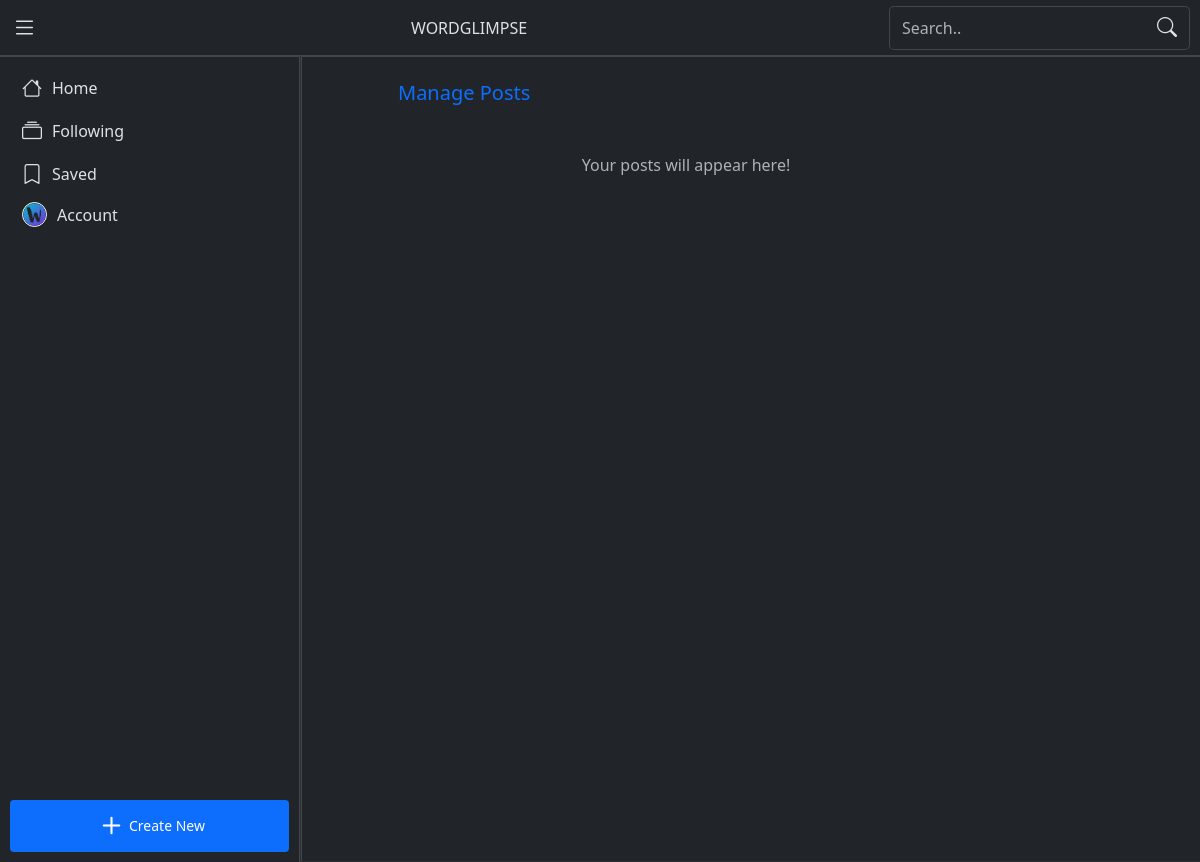
/posts/manage (signed in), run on an earlier commit of the app's database.
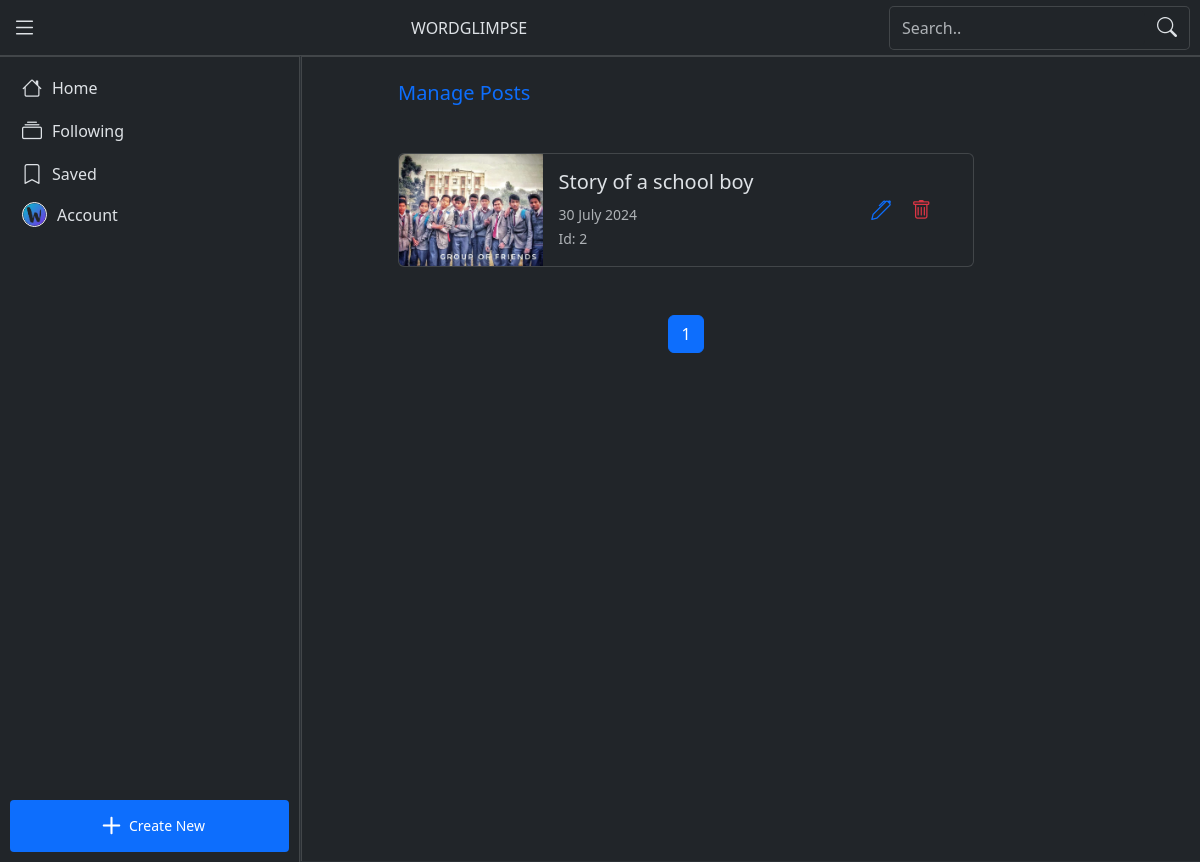
And on a later commit of the database.
### tables this page shows
CREATE TABLE users (
    id INTEGER NOT NULL PRIMARY KEY,
    fname TEXT NOT NULL,
    lname TEXT,
    email TEXT NOT NULL UNIQUE,
    password TEXT NOT NULL, -- hashed password
    avatar TEXT,
    cover TEXT,
    bio TEXT,
    profession TEXT,
    public_email TEXT, -- Visiable email in profile
    username TEXT UNIQUE,
    -- Social media
    facebook TEXT,
    github TEXT,
    linkedin TEXT,
    instagram TEXT,
    twitter TEXT,
    website TEXT,
    -- Account Info
    created_at DATETIME NOT NULL DEFAULT CURRENT_TIMESTAMP,
    last_active DATETIME,
    -- Settings
    offer_messaging INTEGER DEFAULT 1, -- INTEGER 0 for no or 1 for yes
    post_reported_times INTEGER DEFAULT 0 -- Times reported post by other users
);

CREATE TABLE posts (
    id INTEGER NOT NULL PRIMARY KEY,
    user_id INTEGER NOT NULL,
    image TEXT NOT NULL,
    title TEXT NOT NULL,
    category TEXT NOT NULL,
    content TEXT NOT NULL,
    created_at DATETIME NOT NULL DEFAULT CURRENT_TIMESTAMP,
    FOREIGN KEY(user_id) REFERENCES users(id) ON DELETE CASCADE
);

### user/main.py (the view)
@main_bp.route("/posts/manage")
@login_required
def manage_posts():
    page = int(request.args.get('page', 1))
    offset = (int(page) - 1) * 10
    posts = db.execute("SELECT * FROM posts WHERE user_id = ? ORDER BY created_at DESC LIMIT 10 OFFSET ?", session["user_id"], offset)
    total_posts = db.execute("SELECT COUNT(id) AS total FROM posts WHERE user_id = ?", session["user_id"])
    total_pages = (total_posts[0]["total"] + 9) // 10  # Calculate total number of pages
    return render_template("manage_posts.html", posts=posts, page=page, total_pages=total_pages)

### app.py (called while the page is built)
@app.after_request
def after_request(response):
    response.headers["Cache-Control"] = "no-cache, no-store, must-revalidate"
    response.headers["Expires"] = 0
    response.headers["Pragma"] = "no-cache"
    return response

@app.template_filter('format_date')
def format_date(d):
    d = datetime.strptime(d, '%Y-%m-%d %H:%M:%S')
    return d.strftime('%d %B %Y')

@app.context_processor
def inject_user():
    if session.get("user_id") is None:
            return dict(categories=CATEGORIES)
    users = db.execute("SELECT * FROM users WHERE id = ?", session["user_id"])
    if len(users) == 0:
        """If user is not found, logout"""
        session.clear()
        return redirect("/")
    return dict(categories=CATEGORIES, user=users[0])

### user/helpers.py (called while the page is built)
def login_required(f):
    @wraps(f)
    def decorated_function(*args, **kwargs):
        if session.get("user_id") is None:
            return redirect("/login")
        return f(*args, **kwargs)
    return decorated_function

### templates/manage_posts.html (shortened to what this page needs)
{% extends "layout.html" %}
{% block content %}
    <section class="middle-content p-2">
        <div class="middle-content-small">
            <h5 class="mb-5 mt-3 text-primary">Manage Posts</h5>
            {% if posts %}
                <div class="mb-5">
                    {% for post in posts %}
                        <div class="card mb-3">
                            <div class="row g-0">
                                <div class="col-3">
                                    <a href="/post/{{ post.id }}">
                                        <img src="{{ post.image }}" class="img-fluid h-100 object-fit-cover rounded-start" alt="Image">
                                    </a>
                                </div>
                                <div class="col-6">
                                    <div class="card-body">
                                        <h5 class="card-title text-truncate">{{ post.title }}</h5>
                                        <p class="card-text">
                                            <small class="text-muted">{{ post.created_at|format_date }}</small>
                                            <br>
                                            <small class="text-muted">Id: {{ post.id }}</small>
                                        </p>
                                    </div>
                                </div>
                                <div class="col-3 d-flex flex-row justify-content-center align-items-center gap-1">
                                    <button type="button" class="btn btn-sm" data-bs-toggle="modal" data-bs-target="#updatePostModal" onclick="edit_post({{ post }})" title="Edit">
                                        <i class="bi bi-pen text-primary"></i>
                                    </button>
                                    <button type="button" class="btn btn-sm" data-bs-toggle="modal" data-bs-target="#deletePostModal" onclick="delete_post('{{ post.id }}')" title="Delete">
                                        <i class="bi bi-trash text-danger"></i>
                                    </button>
                                </div>
                            </div>
                        </div>
                    {% endfor %}
                </div>
                <div class="d-flex justify-content-center mt-3">
                    <nav aria-label="Page navigation example">
                        <ul class="pagination">
                                <li class="page-item active"><a class="page-link" href="#">{{ page }}</a></li>
                        </ul>
                    </nav>
                </div>
            {% else %}
                <p class="text-center text-body-secondary text-small">Your posts will appear here!</p>
            {% endif %}
        </div>
    </section>
{% endblock %}

### templates/layout.html (shortened to what this page needs)
{% extends 'base.html' %}
{% block body %}
    <header class="fixed-top bg-body d-flex flex-row justify-content-between align-items-center">
        <button type="button" class="btn" title="Menu" data-bs-toggle="offcanvas" data-bs-target="#leftMenu" aria-controls="leftMenu">
            <i class="bi bi-list" style="font-size:25px;"></i>
        </button>
        <a href="/" title="Wordglimpse" class="navbar-brand">WORDGLIMPSE</a>
        <div class="d-none d-sm-inline-block" id="searchContainer">
            <form action="/search" method="get" class="bg-body d-flex flex-row align-items-center" id="searchForm">
                <input class="form-control" type="search" name="q" id="searchInput" placeholder="Search.." autocomplete="off" autofocus>
                <button type="submit" class="btn" title="Search">
                    <i class="bi bi-search"></i>
                </button>
            </form>
        </div>
    </header>
    <main class="tab-content main bg-body" id="mainTabContent">
        <div class="tab-pane fade" id="content-tab-pane" role="tabpanel" aria-labelledby="content-tab" tabindex="0">
            {% block content %}{% endblock %}
        </div>
    </main>
    <nav class="sidenav-md-left d-block d-md-flex flex-column justify-content-between bg-body">
        <div class="bottom-nav bg-body" role="tablist">
            <button class="btn active" type="button" title="Home" id="home-tab" data-bs-toggle="tab" data-bs-target="#home-tab-pane" role="tab" aria-controls="home-tab-pane" aria-selected="false" onclick="load_content('/')">
                <i class="bi bi-house"></i>
                <span>Home</span>
            </button>
            <button class="btn" type="button" title="Following" {% if user %} id="following-tab" data-bs-toggle="tab" data-bs-target="#following-tab-pane" role="tab" aria-controls="following-tab-pane" aria-selected="true" onclick="load_content('/following')" {% else %} data-bs-toggle="modal" data-bs-target="#loginRequiredModal" {%endif %}>
                <i class="bi bi-collection"></i>
                <span>Following</span>
            </button>
            <button class="btn" type="button" title="Saved" {% if user %} id="saved-tab" data-bs-toggle="tab"
                data-bs-target="#saved-tab-pane" role="tab" aria-controls="saved-tab-pane" aria-selected="true"
                onclick="load_content('/saved')" {% else %} data-bs-toggle="modal" data-bs-target="#loginRequiredModal" {%
                endif %}>
                <i class="bi bi-bookmark"></i>
                <span>Saved</span>
            </button>
            <button class="btn" type="button" title="Account" {% if user %} data-bs-toggle="offcanvas"
                data-bs-target="#sideNav" aria-controls="sideNav" {% else %} data-bs-toggle="modal"
                data-bs-target="#loginRequiredModal" {% endif %}>
                {% if user %}
                    <img src="{% if user.avatar %}{{ user.avatar }}{% else %}/static/image/user.png{% endif %}" title="Account">
                {% else %}
                    <i class="bi bi-person-circle"></i>
                {% endif %}
                <span>Account</span>
            </button>
        </div>
        <div class="d-none d-md-flex justify-content-center align-items-center">
            <button class="btn btn-sm p-0 btn-primary d-flex justify-content-center align-items-center" type="button"
                title="Create New" style="width:100%;max-width: 300px;" {% if user %} data-bs-toggle="offcanvas"
                data-bs-target="#newPostCard" aria-controls="newPostCard" {% else %} data-bs-toggle="modal"
                data-bs-target="#loginRequiredModal" {% endif %}>
                <i class="bi bi-plus" style="font-size:35px;"></i>
                <span>Create New</span>
            </button>
        </div>
    </nav>
{% endblock %}

### templates/base.html (shortened to what this page needs)
<!DOCTYPE html>
<html lang="en">
<head>
    <link rel="stylesheet" href="https://cdn.jsdelivr.net/npm/bootstrap-icons@1.11.3/font/bootstrap-icons.min.css">
    <link href="https://cdn.jsdelivr.net/npm/bootstrap@5.3.3/dist/css/bootstrap.min.css" rel="stylesheet">
    <link rel="stylesheet" href="/static/css/styles.css">
</head>
<body class="{% block bgColor %}bg-body-tertiary{% endblock %}" data-bs-theme="light">
    {% block body %}{% endblock %}
</body>
</html>

### static/css/styles.css (style rules this page uses)
* { -ms-overflow-style: none; scrollbar-width: none; }
.bi { font-size: 20px; }
.btn { border:none; }
header { padding: 0.5px 0; border-bottom: 1px solid var(--bs-border-color-translucent); z-index: 999; }
.main { border-top: 1px solid var(--bs-border-color-translucent); border-bottom: 1px solid var(--bs-border-color-translucent); position: fixed; top: 49px; bottom: 58px; left: 0; right: 0; overflow-y: auto; }
.middle-content { width: 100%; max-width: 768px; }
.middle-content-small { width:100%; max-width: 576px; margin:auto; }
.sidenav-md-left { position: fixed; bottom: 0; left: 0; right: 0; z-index: 999; border-top: 1px solid var(--bs-border-color-translucent); }
.bottom-nav { display: flex; flex-direction: row; align-items: center; justify-content: space-around; }
.bottom-nav .btn { display: flex; flex-direction: column; align-items: center; justify-content: center; }
.bottom-nav .btn img { width: 25px; height: 25px; object-fit: cover; border: 1.5px solid #fff; border-radius: 50%; }
.bottom-nav .btn span { font-size: 70%; }
@media screen and (min-width:576px) { .main { top: 54px; } }
@media screen and (min-width:576px) { #searchContainer { background-color: var(--bs-body-bg); padding-top: 5px; padding-bottom: 5px; padding-right: 10px; } }
@media screen and (min-width:576px) { #searchForm { padding: 0; border: 1px solid var(--bs-border-color-translucent); border-radius: 5px; } }
@media screen and (min-width:576px) { #searchInput { border:none; } }
@media screen and (min-width:768px) { .main { top: 56px; bottom:1px; left: calc(25% + 1px); border-left: 1px solid var(--bs-border-color-translucent); border-bottom: 0; } }
@media screen and (min-width:768px) { .sidenav-md-left { top: 56px; width: 25%; padding: 10px; border-right: 1px solid var(--bs-border-color-translucent); } }
@media screen and (min-width:768px) { .bottom-nav { flex-direction: column; align-items: flex-start; justify-content: flex-start; } }
@media screen and (min-width:768px) { .bottom-nav .btn { width: 100%; flex-direction: row; justify-content: flex-start; gap: 10px; margin-bottom: 1px; } }
@media screen and (min-width:768px) { .bottom-nav .btn span { font-size: 100%; } }

What changed in the data, as far as the page shows it:
added posts: image (picture), title "Story of a school boy", created_at "30 July 2024", id "2"
Also different on the page:
{{ page }}: (not shown) → "1"
text no longer shown: "Your posts will appear here!"
